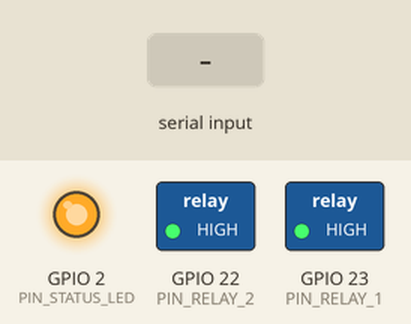
The sketch below on a simulated ESP32. Shown: switched loads named in the sketch (green lamp = pin HIGH), output pins drawn as LEDs (lit = HIGH). The inputs (shaded band) are chosen by the test bench. WiFi joins after 1.5 s; servers stay silent unless stated; what the sketch prints to the serial monitor is not drawn.

Above: at 3.2 s.
3.3 s: "emergency\n" received over Serial
At 3.8 s:
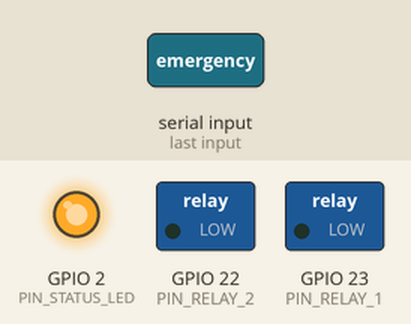
4.8 s: "light\n" received over Serial
At 6.0 s:
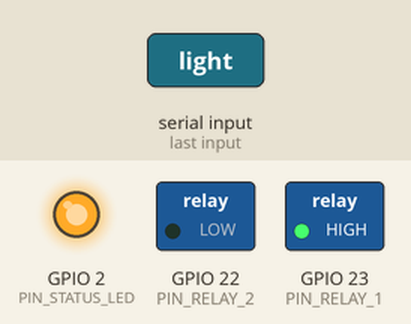
6.3 s: "alarm\n" received over Serial
At 7.3 s:
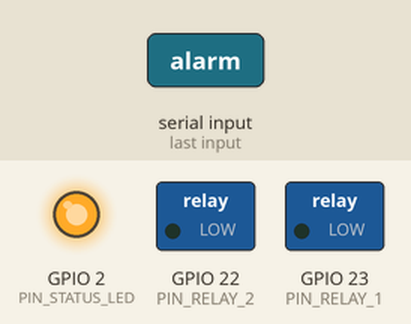
7.8 s: "aux\n" received over Serial
At 8.5 s:
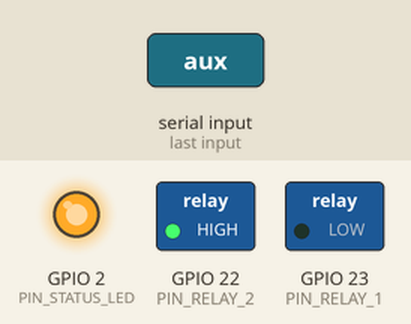
Timing chart, 0 to 10.3 s (numbered marks = the images above; inputs shaded):
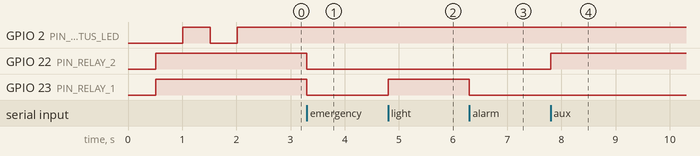

Measured:
- after the input at 3.3 s, GPIO 22 (PIN_RELAY_2), GPIO 23 (PIN_RELAY_1): HIGH → LOW at once
- after the input at 4.8 s, GPIO 23 (PIN_RELAY_1): LOW → HIGH at once
- after the input at 6.3 s, GPIO 23 (PIN_RELAY_1): HIGH → LOW at once
- after the input at 7.8 s, GPIO 22 (PIN_RELAY_2): LOW → HIGH at once

The sketch:

esp32_wifi_hub.ino
```cpp
/**
 * =========================================================================================
 * 2026 祇園祭 ホラーアトラクション - マルチマイコン対応 Wi-Fi / HTTP / WebSocket 端末ファームウェア
 * 対象マイコン: ESP32 / ESP32-WROOM-32 / ESP32-S3
 *
 * 【役割】
 * 会場内のローカルWi-Fi（ルーター経由）に接続し、IPアドレス経由で
 * REST API (HTTP POST/GET) や WebSocket による遠隔制御を受け付けるノード。
 * ケーブル長に制限されず、広範なエリアの照明・音響・スモークマシーン・リレーを制御可能。
 *
 * 【特徴】
 * 1. 各ESP32に一意の「TARGET_MCU_ID」と「HOST_NAME」を付与可能。
 * 2. HTTPエンドポイント:
 *    - GET  /status              : 現在のピン状態やマイコン情報をJSONで返却
 *    - POST /control             : {"action":"light","state":true} 等で制御
 *    - POST /emergency           : 非常用全点灯
 * 3. mDNS対応 (例: http://gionsai-esp32-02.local でアクセス可能)
 * 4. USB有線シリアルコマンドにも同時対応（フォールバック動作）。
 * =========================================================================================
 */

#include <Arduino.h>
#include <WiFi.h>
#include <WebServer.h>
#include <ESPmDNS.h>

// --- [マイコン識別設定] ---
// 機材管理パネルの「担当マイコンID」と一致させてください
#define TARGET_MCU_ID    "ESP32_SUB_LIGHT"
#define HOST_NAME        "gionsai-sub-light"

// --- [Wi-Fi接続設定] ---
const char* WIFI_SSID     = "GIONSAI_WIFI_2G";
const char* WIFI_PASSWORD = "factory_secret_2026";

// --- [ピン定義 (リレー / 照明 / 回転灯)] ---
const int PIN_RELAY_1    = 23; // 非常警告灯 / ストロボ
const int PIN_RELAY_2    = 22; // サブ照明 / 演出スポット
const int PIN_STATUS_LED = 2;  // Wi-Fi接続・稼働LED

const int RELAY_ON  = LOW;
const int RELAY_OFF = HIGH;

WebServer server(80);

// 状態変数
bool stateRelay1 = false;
bool stateRelay2 = false;

void applyStates() {
  digitalWrite(PIN_RELAY_1, stateRelay1 ? RELAY_ON : RELAY_OFF);
  digitalWrite(PIN_RELAY_2, stateRelay2 ? RELAY_ON : RELAY_OFF);
}

// コマンド解析と実行
void processCommand(const String& cmd) {
  String cleanCmd = cmd;
  cleanCmd.trim();
  if (cleanCmd.length() == 0) return;

  Serial.println("[CMD] " + cleanCmd);

  // マイコンIDフィルタリング（指定がある場合は自機宛か判定）
  if (cleanCmd.indexOf("\"mcuId\":") >= 0) {
    if (cleanCmd.indexOf(TARGET_MCU_ID) < 0 && cleanCmd.indexOf("\"mcuId\":\"ALL\"") < 0) {
      Serial.println("[IGNORE] Message intended for another MCU ID.");
      return;
    }
  }

  // 1. 非常全点灯
  if (cleanCmd.indexOf("emergency") >= 0 || cleanCmd.indexOf("alarm") >= 0) {
    stateRelay1 = true;
    stateRelay2 = true;
    applyStates();
    Serial.println("[EVENT] EMERGENCY TRIGGERED");
    return;
  }

  // 2. 全消灯 / 全停止
  if (cleanCmd.indexOf("all_off") >= 0) {
    stateRelay1 = false;
    stateRelay2 = false;
    applyStates();
    Serial.println("[EVENT] ALL OFF");
    return;
  }

  // 3. 個別制御
  if (cleanCmd.indexOf("light") >= 0 || cleanCmd.indexOf("relay1") >= 0) {
    stateRelay1 = (cleanCmd.indexOf("true") >= 0 || cleanCmd.indexOf("1") >= 0);
    digitalWrite(PIN_RELAY_1, stateRelay1 ? RELAY_ON : RELAY_OFF);
    Serial.printf("[STATE] Relay 1: %d\n", stateRelay1);
  }

  if (cleanCmd.indexOf("aux") >= 0 || cleanCmd.indexOf("relay2") >= 0) {
    stateRelay2 = (cleanCmd.indexOf("true") >= 0 || cleanCmd.indexOf("1") >= 0);
    digitalWrite(PIN_RELAY_2, stateRelay2 ? RELAY_ON : RELAY_OFF);
    Serial.printf("[STATE] Relay 2: %d\n", stateRelay2);
  }
}

// HTTPハンドラー: GET /status
void handleGetStatus() {
  String json = "{";
  json += "\"mcuId\":\"" TARGET_MCU_ID "\",";
  json += "\"ip\":\"" + WiFi.localIP().toString() + "\",";
  json += "\"relay1\":" + String(stateRelay1 ? "true" : "false") + ",";
  json += "\"relay2\":" + String(stateRelay2 ? "true" : "false");
  json += "}";
  server.send(200, "application/json", json);
}

// HTTPハンドラー: POST /control
void handlePostControl() {
  if (server.hasArg("plain")) {
    String body = server.arg("plain");
    processCommand(body);
    server.send(200, "application/json", "{\"status\":\"ok\",\"mcuId\":\"" TARGET_MCU_ID "\"}");
  } else {
    server.send(400, "application/json", "{\"error\":\"Missing body\"}");
  }
}

// HTTPハンドラー: POST /emergency
void handlePostEmergency() {
  processCommand("{\"action\":\"emergency\"}");
  server.send(200, "application/json", "{\"status\":\"emergency_activated\"}");
}

void setup() {
  Serial.begin(115200);
  delay(500);

  Serial.println("\n========================================================");
  Serial.printf(" GIONSAI 2026 - Wi-Fi Remote Node [%s]\n", TARGET_MCU_ID);
  Serial.println("========================================================");

  pinMode(PIN_STATUS_LED, OUTPUT);
  pinMode(PIN_RELAY_1, OUTPUT);
  pinMode(PIN_RELAY_2, OUTPUT);
  applyStates();

  // Wi-Fi接続開始
  Serial.printf("[WiFi] Connecting to %s ...\n", WIFI_SSID);
  WiFi.mode(WIFI_STA);
  WiFi.begin(WIFI_SSID, WIFI_PASSWORD);

  int attempts = 0;
  while (WiFi.status() != WL_CONNECTED && attempts < 20) {
    delay(500);
    Serial.print(".");
    digitalWrite(PIN_STATUS_LED, !digitalRead(PIN_STATUS_LED));
    attempts++;
  }

  if (WiFi.status() == WL_CONNECTED) {
    digitalWrite(PIN_STATUS_LED, HIGH);
    Serial.println("\n[WiFi] Connected successfully!");
    Serial.print("[WiFi] IP Address: ");
    Serial.println(WiFi.localIP());

    // mDNS設定
    if (MDNS.begin(HOST_NAME)) {
      Serial.printf("[mDNS] Responder started: http://%s.local\n", HOST_NAME);
    }

    // HTTPルート設定
    server.on("/status", HTTP_GET, handleGetStatus);
    server.on("/control", HTTP_POST, handlePostControl);
    server.on("/emergency", HTTP_POST, handlePostEmergency);
    server.begin();
    Serial.println("[HTTP] WebServer listening on port 80.");
  } else {
    digitalWrite(PIN_STATUS_LED, LOW);
    Serial.println("\n[WiFi] Connection timeout. Operating in USB Serial fallback mode.");
  }
}

String serialBuffer = "";
unsigned long lastBlink = 0;

void loop() {
  // 1. Webサーバーリクエスト処理
  if (WiFi.status() == WL_CONNECTED) {
    server.handleClient();
  }

  // 2. USBシリアルコマンド処理 (Wi-Fi断線時もシリアルで稼働可能)
  while (Serial.available() > 0) {
    char c = (char)Serial.read();
    if (c == '\n' || c == '\r') {
      if (serialBuffer.length() > 0) {
        processCommand(serialBuffer);
        serialBuffer = "";
      }
    } else {
      serialBuffer += c;
    }
  }

  // 3. 稼働LEDステータス
  if (WiFi.status() == WL_CONNECTED) {
    digitalWrite(PIN_STATUS_LED, HIGH);
  } else {
    // 未接続時はゆっくり点滅
    if (millis() - lastBlink > 800) {
      lastBlink = millis();
      digitalWrite(PIN_STATUS_LED, !digitalRead(PIN_STATUS_LED));
    }
  }
}
```
